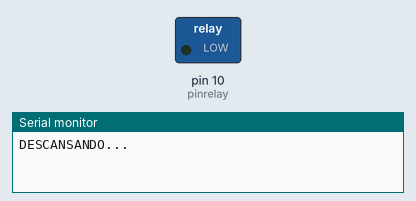
Simulated run of this sketch. Board: Arduino Uno, built with avr-gcc and run on an emulated ATmega328P. Shown: switched loads named in the sketch (green lamp = pin HIGH), the last lines printed to the serial monitor.

Above: at 6.0 s.
At 12.5 s:
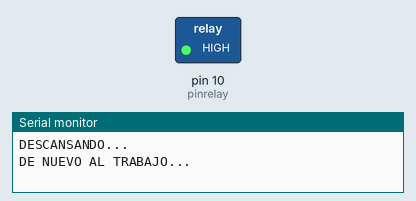
Timing chart, 0 to 16.9 s (numbered marks = the images above):
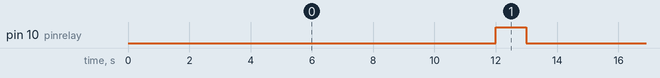

Measured:
- by itself, pin 10 (pinrelay): alternates HIGH for 1.0 s and LOW for 12.0 s

The sketch:

relay.ino
```cpp
//relay srd-05vdc
int pinrelay = 10; //se refine el pin de transmision de datos de relay

void setup(){
  Serial.begin(9600);
  pinMode(pinrelay, OUTPUT);
  digitalWrite(pinrelay, HIGH);
}

void loop(){
    digitalWrite(pinrelay, LOW);
    Serial.println("DESCANSANDO...");
    delay(12000);	//tiempo de apagado en ms
    digitalWrite(pinrelay, HIGH);
    Serial.println("DE NUEVO AL TRABAJO...");
    delay(1000);	//tiempo de encendido en ms
}
```
